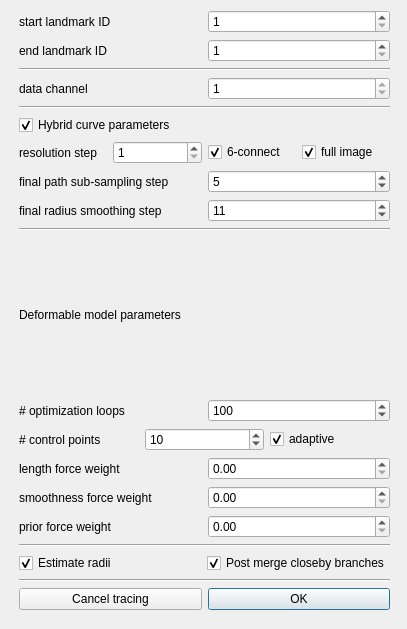
<?xml version="1.0" encoding="UTF-8"?>
<ui version="4.0">
 <class>curve_trace_dialog</class>
 <widget class="QDialog" name="curve_trace_dialog">
  <property name="geometry">
   <rect>
    <x>0</x>
    <y>0</y>
    <width>407</width>
    <height>629</height>
   </rect>
  </property>
  <property name="sizePolicy">
   <sizepolicy hsizetype="Fixed" vsizetype="Fixed">
    <horstretch>0</horstretch>
    <verstretch>0</verstretch>
   </sizepolicy>
  </property>
  <property name="windowTitle">
   <string>Curve tracing parameters</string>
  </property>
  <widget class="QWidget" name="">
   <property name="geometry">
    <rect>
     <x>19</x>
     <y>10</y>
     <width>371</width>
     <height>600</height>
    </rect>
   </property>
   <layout class="QVBoxLayout" name="verticalLayout_3">
    <item>
     <layout class="QGridLayout" name="gridLayout_3">
      <item row="0" column="0">
       <widget class="QLabel" name="label_start_landmark">
        <property name="text">
         <string>start landmark ID</string>
        </property>
       </widget>
      </item>
      <item row="0" column="1">
       <widget class="QSpinBox" name="spinBox_landmark_start">
        <property name="minimum">
         <number>1</number>
        </property>
       </widget>
      </item>
      <item row="1" column="0">
       <widget class="QLabel" name="label_end_landmark">
        <property name="text">
         <string>end landmark ID</string>
        </property>
       </widget>
      </item>
      <item row="1" column="1">
       <widget class="QSpinBox" name="spinBox_landmark_end">
        <property name="minimum">
         <number>1</number>
        </property>
       </widget>
      </item>
      <item row="2" column="0" colspan="2">
       <widget class="Line" name="line_5">
        <property name="orientation">
         <enum>Qt::Horizontal</enum>
        </property>
       </widget>
      </item>
      <item row="3" column="0">
       <widget class="QLabel" name="label_12">
        <property name="text">
         <string>data channel</string>
        </property>
       </widget>
      </item>
      <item row="3" column="1">
       <widget class="QSpinBox" name="spinBox_datachannel">
        <property name="minimum">
         <number>1</number>
        </property>
        <property name="maximum">
         <number>1</number>
        </property>
       </widget>
      </item>
      <item row="4" column="0" colspan="2">
       <widget class="Line" name="line_4">
        <property name="orientation">
         <enum>Qt::Horizontal</enum>
        </property>
       </widget>
      </item>
     </layout>
    </item>
    <item>
     <layout class="QVBoxLayout" name="verticalLayout">
      <item>
       <widget class="QCheckBox" name="checkBox_b_curve">
        <property name="text">
         <string>Hybrid curve parameters </string>
        </property>
        <property name="checked">
         <bool>true</bool>
        </property>
       </widget>
      </item>
      <item>
       <layout class="QHBoxLayout" name="horizontalLayout_5">
        <item>
         <widget class="QLabel" name="label_15">
          <property name="text">
           <string>resolution step</string>
          </property>
         </widget>
        </item>
        <item>
         <widget class="QSpinBox" name="spinBox_sp_nodestep">
          <property name="minimum">
           <number>1</number>
          </property>
          <property name="maximum">
           <number>1000</number>
          </property>
          <property name="value">
           <number>1</number>
          </property>
         </widget>
        </item>
        <item>
         <widget class="QCheckBox" name="checkBox_b_6connect">
          <property name="text">
           <string>6-connect</string>
          </property>
          <property name="checked">
           <bool>true</bool>
          </property>
         </widget>
        </item>
        <item>
         <widget class="QCheckBox" name="checkBox_b_fullimage">
          <property name="text">
           <string>full image</string>
          </property>
          <property name="checked">
           <bool>true</bool>
          </property>
         </widget>
        </item>
       </layout>
      </item>
      <item>
       <layout class="QGridLayout" name="gridLayout_2">
        <item row="0" column="0">
         <widget class="QLabel" name="label_20">
          <property name="text">
           <string>final path sub-sampling step</string>
          </property>
         </widget>
        </item>
        <item row="0" column="1">
         <widget class="QSpinBox" name="spinBox_sp_downsamplestep">
          <property name="minimum">
           <number>1</number>
          </property>
          <property name="maximum">
           <number>1000</number>
          </property>
          <property name="value">
           <number>5</number>
          </property>
         </widget>
        </item>
        <item row="1" column="0">
         <widget class="QLabel" name="label_17">
          <property name="text">
           <string>final radius smoothing step</string>
          </property>
         </widget>
        </item>
        <item row="1" column="1">
         <widget class="QSpinBox" name="spinBox_sp_smoothwinsz">
          <property name="minimum">
           <number>1</number>
          </property>
          <property name="maximum">
           <number>1000</number>
          </property>
          <property name="value">
           <number>11</number>
          </property>
         </widget>
        </item>
       </layout>
      </item>
     </layout>
    </item>
    <item>
     <widget class="Line" name="line_3">
      <property name="orientation">
       <enum>Qt::Horizontal</enum>
      </property>
     </widget>
    </item>
    <item>
     <layout class="QVBoxLayout" name="verticalLayout_2">
      <item>
       <widget class="QLabel" name="label_18">
        <property name="text">
         <string>Deformable model parameters</string>
        </property>
       </widget>
      </item>
      <item>
       <layout class="QHBoxLayout" name="horizontalLayout_3">
        <item>
         <widget class="QLabel" name="label">
          <property name="text">
           <string># optimization loops</string>
          </property>
         </widget>
        </item>
        <item>
         <widget class="QSpinBox" name="spinBox_nloops">
          <property name="enabled">
           <bool>true</bool>
          </property>
          <property name="minimum">
           <number>1</number>
          </property>
          <property name="maximum">
           <number>1000</number>
          </property>
          <property name="value">
           <number>100</number>
          </property>
         </widget>
        </item>
       </layout>
      </item>
      <item>
       <layout class="QHBoxLayout" name="horizontalLayout_4">
        <item>
         <widget class="QLabel" name="label_2">
          <property name="text">
           <string># control points</string>
          </property>
         </widget>
        </item>
        <item>
         <widget class="QSpinBox" name="spinBox_n_controlpts">
          <property name="value">
           <number>10</number>
          </property>
         </widget>
        </item>
        <item>
         <widget class="QCheckBox" name="checkBox_adaptiveCtrlPoints">
          <property name="text">
           <string>adaptive</string>
          </property>
          <property name="checked">
           <bool>true</bool>
          </property>
         </widget>
        </item>
       </layout>
      </item>
      <item>
       <layout class="QGridLayout" name="gridLayout">
        <item row="0" column="0">
         <widget class="QLabel" name="label_4">
          <property name="text">
           <string>length force weight</string>
          </property>
         </widget>
        </item>
        <item row="1" column="0">
         <widget class="QLabel" name="label_7">
          <property name="text">
           <string>smoothness force weight</string>
          </property>
         </widget>
        </item>
        <item row="2" column="0">
         <widget class="QLabel" name="label_5">
          <property name="text">
           <string>prior force weight</string>
          </property>
         </widget>
        </item>
        <item row="0" column="1">
         <widget class="QDoubleSpinBox" name="doubleSpinBox_1"/>
        </item>
        <item row="1" column="1">
         <widget class="QDoubleSpinBox" name="doubleSpinBox_2"/>
        </item>
        <item row="2" column="1">
         <widget class="QDoubleSpinBox" name="doubleSpinBox_3"/>
        </item>
       </layout>
      </item>
     </layout>
    </item>
    <item>
     <widget class="Line" name="line_2">
      <property name="orientation">
       <enum>Qt::Horizontal</enum>
      </property>
     </widget>
    </item>
    <item>
     <layout class="QHBoxLayout" name="horizontalLayout">
      <item>
       <widget class="QCheckBox" name="checkBox_estimateRadii">
        <property name="text">
         <string>Estimate radii</string>
        </property>
        <property name="checked">
         <bool>true</bool>
        </property>
       </widget>
      </item>
      <item>
       <widget class="QCheckBox" name="checkBox_postMergeClosebyBranches">
        <property name="text">
         <string>Post merge closeby branches</string>
        </property>
        <property name="checked">
         <bool>true</bool>
        </property>
       </widget>
      </item>
     </layout>
    </item>
    <item>
     <widget class="Line" name="line">
      <property name="orientation">
       <enum>Qt::Horizontal</enum>
      </property>
     </widget>
    </item>
    <item>
     <layout class="QHBoxLayout" name="horizontalLayout_2">
      <item>
       <widget class="QPushButton" name="cancelButton">
        <property name="text">
         <string>Cancel tracing</string>
        </property>
       </widget>
      </item>
      <item>
       <widget class="QPushButton" name="okButton">
        <property name="text">
         <string>OK</string>
        </property>
        <property name="default">
         <bool>true</bool>
        </property>
       </widget>
      </item>
     </layout>
    </item>
   </layout>
  </widget>
 </widget>
 <tabstops>
  <tabstop>spinBox_datachannel</tabstop>
  <tabstop>spinBox_landmark_start</tabstop>
  <tabstop>spinBox_landmark_end</tabstop>
  <tabstop>checkBox_b_curve</tabstop>
  <tabstop>spinBox_sp_nodestep</tabstop>
  <tabstop>checkBox_b_6connect</tabstop>
  <tabstop>spinBox_sp_downsamplestep</tabstop>
  <tabstop>spinBox_sp_smoothwinsz</tabstop>
  <tabstop>spinBox_nloops</tabstop>
  <tabstop>spinBox_n_controlpts</tabstop>
  <tabstop>checkBox_adaptiveCtrlPoints</tabstop>
  <tabstop>cancelButton</tabstop>
  <tabstop>okButton</tabstop>
 </tabstops>
 <resources/>
 <connections/>
</ui>
